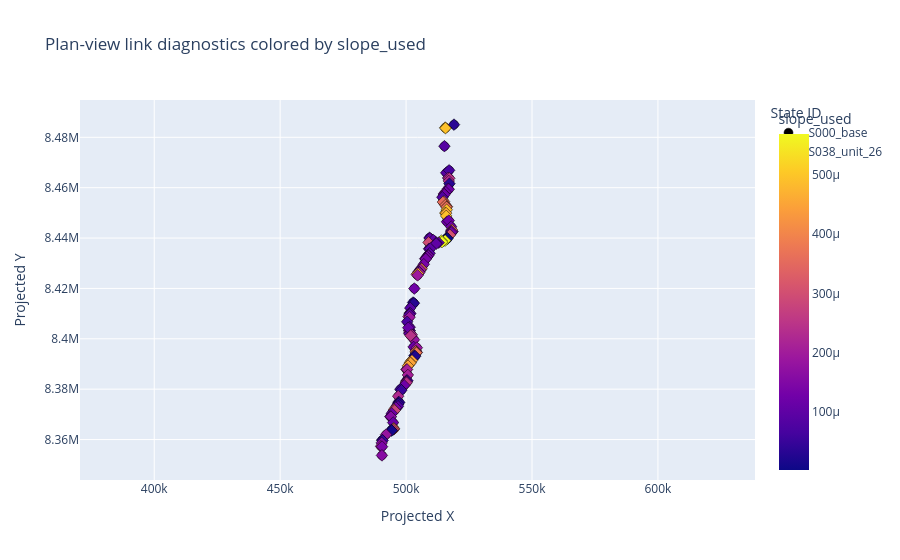

The notebook cell this image was saved under:
### Markdown cell above
## Plan-View Link Diagnostics

### Code cell
fig = plot_slope_plan_view(link_df, color_column="slope_used")
fig.show()

### Figure 1 — Plotly figure (JSON) as saved in the notebook; plotly's stock layout.template omitted (floating-point values rounded to 4 significant figures; data arrays with more than 128 entries replaced by an {"elided": "..."} marker saying what was removed)
{"data": [{"customdata": {"elided": "130x11 mixed values"}, "hovertemplate": "State ID=%{customdata[1]}<br>Projected X=%{x}<br>Projected Y=%{y}<br>Example ID=%{customdata[0]}<br>id_link=%{customdata[2]}<br>dominant_parent_link_id=%{customdata[3]}<br>lineage_type=%{customdata[4]}<br>slope_source_method=%{customdata[5]}<br>raw_slope=%{customdata[6]}<br>slope_used=%{marker.color}<br>slope_section_ratio=%{customdata[8]}<br>slope_neighbor_source_link_id=%{customdata[9]}<br>wid_adj_wet=%{customdata[10]}<extra></extra>", "legendgroup": "S000_base", "marker": {"color": {"elided": "130 float values"}, "coloraxis": "coloraxis", "line": {"color": "black", "width": 0.5}, "size": 9, "symbol": "circle"}, "mode": "markers", "name": "S000_base", "orientation": "v", "showlegend": true, "type": "scatter", "x": {"elided": "130 float values"}, "xaxis": "x", "y": {"elided": "130 float values"}, "yaxis": "y"}, {"customdata": {"elided": "131x11 mixed values"}, "hovertemplate": "State ID=%{customdata[1]}<br>Projected X=%{x}<br>Projected Y=%{y}<br>Example ID=%{customdata[0]}<br>id_link=%{customdata[2]}<br>dominant_parent_link_id=%{customdata[3]}<br>lineage_type=%{customdata[4]}<br>slope_source_method=%{customdata[5]}<br>raw_slope=%{customdata[6]}<br>slope_used=%{marker.color}<br>slope_section_ratio=%{customdata[8]}<br>slope_neighbor_source_link_id=%{customdata[9]}<br>wid_adj_wet=%{customdata[10]}<extra></extra>", "legendgroup": "S038_unit_26", "marker": {"color": {"elided": "131 float values"}, "coloraxis": "coloraxis", "line": {"color": "black", "width": 0.5}, "size": 9, "symbol": "diamond"}, "mode": "markers", "name": "S038_unit_26", "orientation": "v", "showlegend": true, "type": "scatter", "x": {"elided": "131 float values"}, "xaxis": "x", "y": {"elided": "131 float values"}, "yaxis": "y"}], "layout": {"coloraxis": {"colorbar": {"title": {"text": "slope_used"}}, "colorscale": [[0, "#0d0887"], [0.1111, "#46039f"], [0.2222, "#7201a8"], [0.3333, "#9c179e"], [0.4444, "#bd3786"], [0.5556, "#d8576b"], [0.6667, "#ed7953"], [0.7778, "#fb9f3a"], [0.8889, "#fdca26"], [1, "#f0f921"]]}, "legend": {"title": {"text": "State ID"}, "tracegroupgap": 0}, "title": {"text": "Plan-view link diagnostics colored by slope_used"}, "xaxis": {"anchor": "y", "domain": [0, 1], "title": {"text": "Projected X"}}, "yaxis": {"anchor": "x", "domain": [0, 1], "scaleanchor": "x", "scaleratio": 1, "title": {"text": "Projected Y"}}}}
